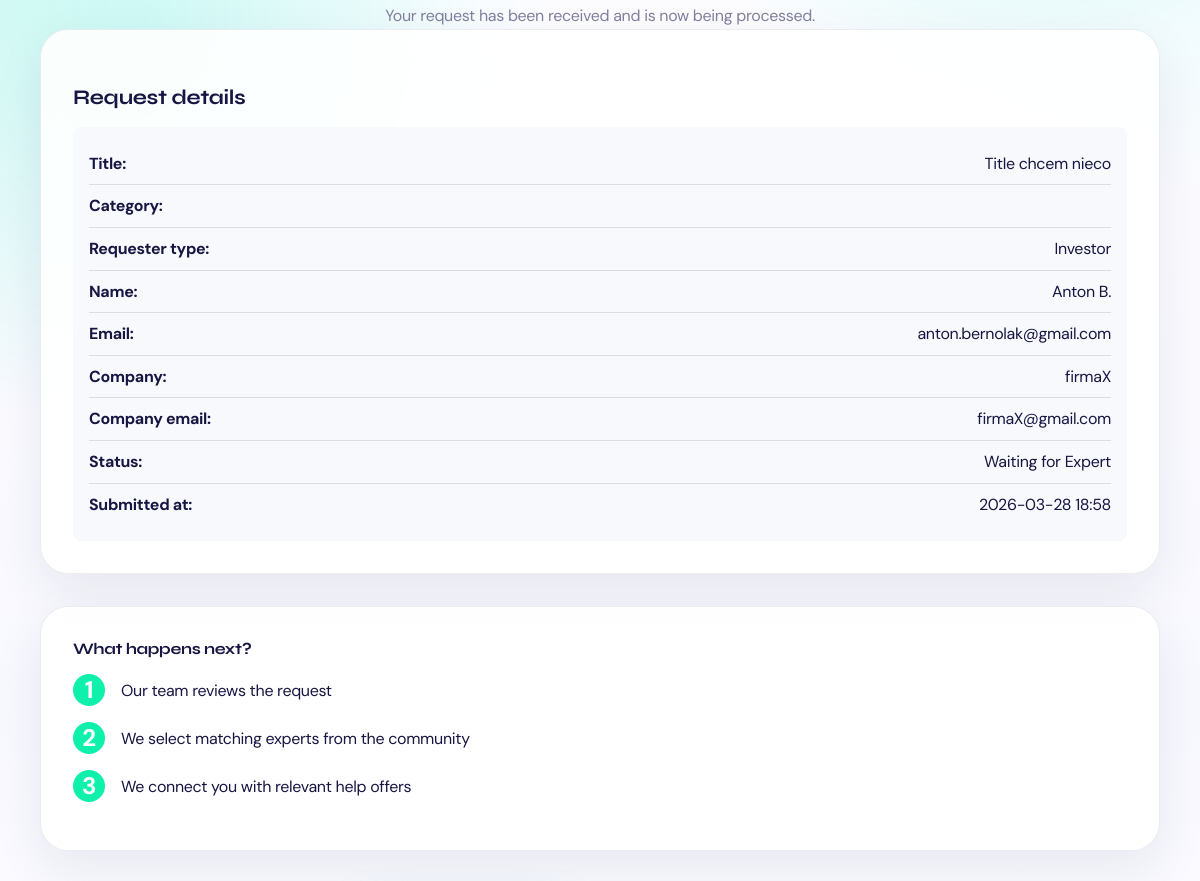
The page /request/29/submitted/ (middle part) on the database as committed earlier.
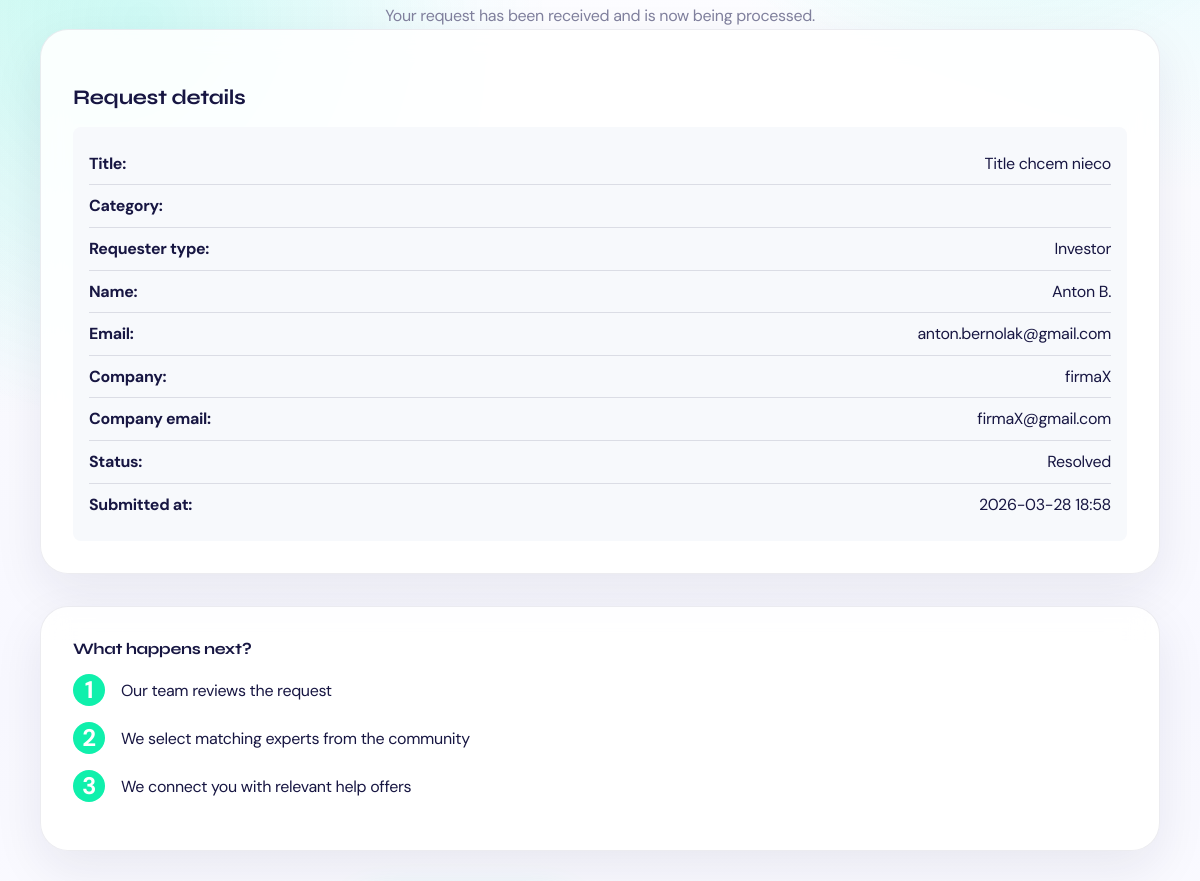
The same page on the database as committed later.
### server/models.py (models this page shows, shortened)
class Request(models.Model):
    STATUS_CHOICES = [
        ('open', 'Open'),
        ('in_review', 'In Review'),
        ('waiting_expert', 'Waiting for Expert'),
        ('in_progress', 'In Progress'),
        ('resolved', 'Resolved'),
        ('rejected', 'Rejected'),
    ]
    PRIORITY_CHOICES = [
        ('low', 'Low'),
        ('medium', 'Medium'),
        ('high', 'High'),
        ('critical', 'Critical'),
    ]
    REQUESTER_TYPE_CHOICES = [
        ('corporate', 'Corporate'),
        ('startup', 'Startup'),
        ('investor', 'Investor'),
        ('service_provider', 'Service Provider'),
        ('community_member', 'Community Member'),
    ]
    EXPERIENCE_LEVEL_CHOICES = [
        ('junior', 'Junior'),
        ('mid', 'Mid'),
        ('senior', 'Senior'),
        ('lead', 'Lead'),
    ]
    title = models.CharField(max_length=200)
    description = models.TextField()
    is_corporate = models.BooleanField(default=False)
    company_name = models.CharField(max_length=255, blank=True)
    company_email = models.EmailField(blank=True)
    due_date = models.DateField(null=True, blank=True)
    target_skills = models.ManyToManyField(Skill, blank=True, related_name='target_requests')
    required_languages = models.ManyToManyField(Language, blank=True, related_name='required_by_requests')
    target_experience = models.CharField(max_length=20, choices=EXPERIENCE_LEVEL_CHOICES, blank=True)
    requester_name = models.CharField(max_length=200)
    requester_email = models.EmailField()
    requester_phone = models.CharField(max_length=20, blank=True)
    requester_type = models.CharField(
        max_length=20,
        choices=REQUESTER_TYPE_CHOICES,
        default='community_member'
    )
    category = models.ForeignKey(Category, on_delete=models.SET_NULL, null=True)
    priority = models.CharField(
        max_length=20,
        choices=PRIORITY_CHOICES,
        default='medium'
    )
    status = models.CharField(
        max_length=20,
        choices=STATUS_CHOICES,
        default='open'
    )
    value_score = models.IntegerField(
        default=5,
        help_text='Impact score (1-10)'
    )
    reviewed_by = models.ForeignKey(
        User,
        on_delete=models.SET_NULL,
        null=True,
        blank=True,
        related_name='reviewed_requests'
    )
    review_notes = models.TextField(blank=True)
    submitted_by = models.ForeignKey(
        User,
        on_delete=models.SET_NULL,
        null=True,
        blank=True,
        related_name='submitted_requests'
    )
    assigned_experts = models.ManyToManyField(
        Expert,
        blank=True,
        related_name='assigned_requests'
    )
    offered_experts = models.ManyToManyField(
        Expert,
        blank=True,
        related_name='offered_requests',
        help_text='Experts who offered to help but are not assigned yet'
    )
    created_at = models.DateTimeField(auto_now_add=True)
    updated_at = models.DateTimeField(auto_now=True)
    is_resolved_by_creator = models.BooleanField(
        default=False,
        help_text='Whether the request creator has marked this as resolved/done'
    )
    creator_resolved_at = models.DateTimeField(
        null=True,
        blank=True,
        help_text='Timestamp when creator marked the request as done'
    )
    completed_by_expert = models.ForeignKey(
        Expert,
        on_delete=models.SET_NULL,
        null=True,
        blank=True,
        related_name='completed_requests',
        help_text='Expert selected by creator as the one who completed this request'
    )
    resolved_at = models.DateTimeField(null=True, blank=True)
    resolution_notes = models.TextField(blank=True)
    class Meta:
        ordering = ['-created_at']

### server/views.py (the view)
# urls.py: path('request/<int:request_id>/submitted/', views.request_submitted, name='request_submitted'),
def request_submitted(request, request_id):
    req = get_object_or_404(Request, id=request_id)
    return render(request, 'request_submitted.html', {
        'request': req,
        'next_steps': [
            'Our team reviews the request',
            'We select matching experts from the community',
            'We connect you with relevant help offers'
        ]
    })

### server/templates/request_submitted.html (shortened to what this page needs)
{% extends "base.html" %}
{% block content %}
<div class="container">
    <section class="section">
        <div class="text-center">
            <p class="text-muted">Your request has been received and is now being processed.</p>
        </div>
        <div class="row justify-center">
            <div class="col-md-8">
                <div class="card">
                    <div class="card-body">
                        <h3>Request details</h3>
                        <div class="request-details">
                            <div class="detail-row">
                                <strong>Title:</strong> {{ request.title }}
                            </div>
                            <div class="detail-row">
                                <strong>Category:</strong> {{ request.get_category_display }}
                            </div>
                            <div class="detail-row">
                                <strong>Requester type:</strong> {{ request.get_requester_type_display }}
                            </div>
                            <div class="detail-row">
                                <strong>Name:</strong> {{ request.requester_name }}
                            </div>
                            <div class="detail-row">
                                <strong>Email:</strong> {{ request.requester_email }}
                            </div>
                            {% if request.company_name %}
                            <div class="detail-row">
                                <strong>Company:</strong> {{ request.company_name }}
                            </div>
                            {% endif %}
                            {% if request.company_email %}
                            <div class="detail-row">
                                <strong>Company email:</strong> {{ request.company_email }}
                            </div>
                            {% endif %}
                            <div class="detail-row">
                                <strong>Status:</strong> {{ request.get_status_display }}
                            </div>
                            <div class="detail-row">
                                <strong>Submitted at:</strong> {{ request.created_at|date:"Y-m-d H:i" }}
                            </div>
                        </div>
                    </div>
                </div>
                <div class="card mt-4">
                    <div class="card-body">
                        <h4>What happens next?</h4>
                        <div class="steps">
                            {% for step in next_steps %}
                            <div class="step">
                                <div class="step-number">{{ forloop.counter }}</div>
                                <div class="step-text">{{ step }}</div>
                            </div>
                            {% endfor %}
                        </div>
                    </div>
                </div>
            </div>
        </div>
    </section>
</div>
{% endblock %}

Rows that differ between the two databases and show on the page:
changed Request "Title chcem nieco": status "Waiting for Expert" → "Resolved"
